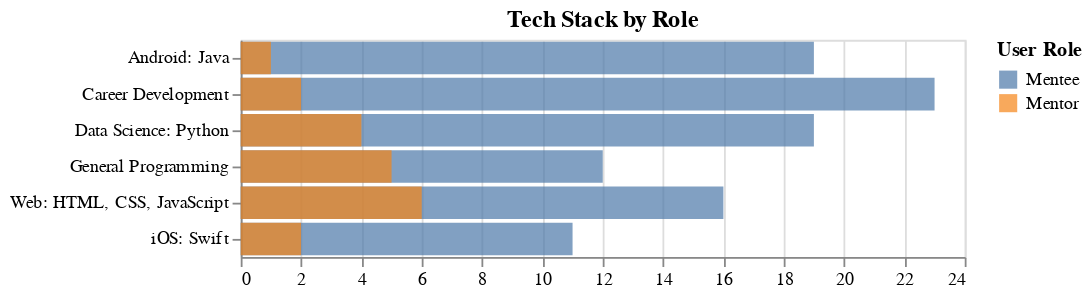

The notebook cell saved with this chart:
### Code cell
tech_stack_by_role(df)

### Figure 1 — Vega-Lite specification as saved in the notebook (floating-point values rounded to 4 significant figures)
{"config": {"view": {"continuousWidth": 400, "continuousHeight": 300}}, "data": {"name": "data-0b7b05a16d8776ed2d4fef90daa18653"}, "mark": {"type": "bar", "opacity": 0.7}, "encoding": {"color": {"field": "user_role", "title": "User Role", "type": "nominal"}, "x": {"aggregate": "count", "stack": null, "title": "", "type": "quantitative"}, "y": {"field": "tech_stack", "title": "", "type": "nominal"}}, "title": "Tech Stack by Role", "$schema": "https://vega.github.io/schema/vega-lite/v4.17.0.json", "datasets": {"data-0b7b05a16d8776ed2d4fef90daa18653": [{"tech_stack": "Web: HTML, CSS, JavaScript", "name": "Coraline Smith", "user_role": "Mentee"}, {"tech_stack": "iOS: Swift", "name": "Ali Turner", "user_role": "Mentee"}, {"tech_stack": "Web: HTML, CSS, JavaScript", "name": "Calliope Gutierrez", "user_role": "Mentee"}, {"tech_stack": "Career Development", "name": "Adelyn Cooper", "user_role": "Mentee"}, {"tech_stack": "Career Development", "name": "Juniper Gonzales", "user_role": "Mentee"}, {"tech_stack": "Android: Java", "name": "Rhea Davis", "user_role": "Mentee"}, {"tech_stack": "General Programming", "name": "Lorelai Rogers", "user_role": "Mentee"}, {"tech_stack": "Career Development", "name": "Phoenix Hernandez", "user_role": "Mentee"}, {"tech_stack": "Career Development", "name": "Alberto Watson", "user_role": "Mentee"}, {"tech_stack": "Web: HTML, CSS, JavaScript", "name": "Hector Anderson", "user_role": "Mentee"}, {"tech_stack": "Data Science: Python", "name": "Brynn Gutierrez", "user_role": "Mentee"}, {"tech_stack": "Android: Java", "name": "Emilia Myers", "user_role": "Mentee"}, {"tech_stack": "Career Development", "name": "Adam Cook", "user_role": "Mentee"}, {"tech_stack": "Data Science: Python", "name": "Freyja Wood", "user_role": "Mentee"}, {"tech_stack": "General Programming", "name": "Briar Evans", "user_role": "Mentee"}, {"tech_stack": "Web: HTML, CSS, JavaScript", "name": "Catalina Moore", "user_role": "Mentee"}, {"tech_stack": "iOS: Swift", "name": "Brennan Walker", "user_role": "Mentee"}, {"tech_stack": "Web: HTML, CSS, JavaScript", "name": "Ariyah Scott", "user_role": "Mentee"}, {"tech_stack": "Web: HTML, CSS, JavaScript", "name": "Bellamy Moore", "user_role": "Mentee"}, {"tech_stack": "Web: HTML, CSS, JavaScript", "name": "Dallas Sanders", "user_role": "Mentee"}, {"tech_stack": "Data Science: Python", "name": "Skyler Lopez", "user_role": "Mentee"}, {"tech_stack": "Android: Java", "name": "Milana Murphy", "user_role": "Mentee"}, {"tech_stack": "Data Science: Python", "name": "Wyatt Hughes", "user_role": "Mentee"}, {"tech_stack": "Web: HTML, CSS, JavaScript", "name": "Sarai Myers", "user_role": "Mentee"}, {"tech_stack": "Web: HTML, CSS, JavaScript", "name": "Sabrina Long", "user_role": "Mentee"}, {"tech_stack": "Career Development", "name": "Ella Scott", "user_role": "Mentee"}, {"tech_stack": "iOS: Swift", "name": "Princeton Hughes", "user_role": "Mentee"}, {"tech_stack": "Data Science: Python", "name": "Kadence Mitchell", "user_role": "Mentee"}, {"tech_stack": "Career Development", "name": "Clarissa White", "user_role": "Mentee"}, {"tech_stack": "General Programming", "name": "Adele Kelly", "user_role": "Mentee"}, {"tech_stack": "Android: Java", "name": "Penelope Rodriguez", "user_role": "Mentee"}, {"tech_stack": "iOS: Swift", "name": "Alondra Williams", "user_role": "Mentee"}, {"tech_stack": "General Programming", "name": "Jaxxon Young", "user_role": "Mentee"}, {"tech_stack": "Web: HTML, CSS, JavaScript", "name": "Devon Reyes", "user_role": "Mentee"}, {"tech_stack": "Career Development", "name": "Adler Rivera", "user_role": "Mentee"}, {"tech_stack": "Data Science: Python", "name": "Darius Ross", "user_role": "Mentee"}, {"tech_stack": "iOS: Swift", "name": "Addilyn Sanders", "user_role": "Mentee"}, {"tech_stack": "Web: HTML, CSS, JavaScript", "name": "Khari Jimenez", "user_role": "Mentee"}, {"tech_stack": "Career Development", "name": "Karen Harris", "user_role": "Mentee"}, {"tech_stack": "Career Development", "name": "Cedric Watson", "user_role": "Mentee"}, {"tech_stack": "Android: Java", "name": "Calvin Ortiz", "user_role": "Mentee"}, {"tech_stack": "Data Science: Python", "name": "Clementine White", "user_role": "Mentee"}, {"tech_stack": "Career Development", "name": "Johanna Nguyen", "user_role": "Mentee"}, {"tech_stack": "Career Development", "name": "Roger Wright", "user_role": "Mentee"}, {"tech_stack": "Android: Java", "name": "Macy Morris", "user_role": "Mentee"}, {"tech_stack": "Data Science: Python", "name": "Alejandra Hill", "user_role": "Mentee"}, {"tech_stack": "Data Science: Python", "name": "Wesson Flores", "user_role": "Mentee"}, {"tech_stack": "Data Science: Python", "name": "Chanel Howard", "user_role": "Mentee"}, {"tech_stack": "Android: Java", "name": "Cataleya Rogers", "user_role": "Mentee"}, {"tech_stack": "Android: Java", "name": "Marshall Lopez", "user_role": "Mentee"}, {"tech_stack": "Data Science: Python", "name": "Melissa Cooper", "user_role": "Mentee"}, {"tech_stack": "Data Science: Python", "name": "Kayson Castillo", "user_role": "Mentee"}, {"tech_stack": "Data Science: Python", "name": "Lennox Jackson", "user_role": "Mentee"}, {"tech_stack": "Android: Java", "name": "Roger Flores", "user_role": "Mentee"}, {"tech_stack": "Data Science: Python", "name": "Forrest Martin", "user_role": "Mentee"}, {"tech_stack": "Android: Java", "name": "Cesar Adams", "user_role": "Mentee"}, {"tech_stack": "Data Science: Python", "name": "Alaya Howard", "user_role": "Mentee"}, {"tech_stack": "Web: HTML, CSS, JavaScript", "name": "Marlowe Sanders", "user_role": "Mentee"}, {"tech_stack": "General Programming", "name": "Hudson Taylor", "user_role": "Mentee"}, {"tech_stack": "Career Development", "name": "Marilyn Brown", "user_role": "Mentee"}, {"tech_stack": "Android: Java", "name": "Zahra Hill", "user_role": "Mentee"}, {"tech_stack": "Career Development", "name": "Alisson Hernandez", "user_role": "Mentee"}, {"tech_stack": "Android: Java", "name": "Jaxon Taylor", "user_role": "Mentee"}, {"tech_stack": "Web: HTML, CSS, JavaScript", "name": "Westley Jackson", "user_role": "Mentee"}, {"tech_stack": "Android: Java", "name": "Emmie Rodriguez", "user_role": "Mentee"}, {"tech_stack": "General Programming", "name": "Laila Morgan", "user_role": "Mentee"}, {"tech_stack": "Career Development", "name": "Moshe Ruiz", "user_role": "Mentee"}, {"tech_stack": "General Programming", "name": "Christian Patel", "user_role": "Mentee"}, {"tech_stack": "Career Development", "name": "Simon Parker", "user_role": "Mentee"}, {"tech_stack": "Android: Java", "name": "Lawson Ramos", "user_role": "Mentee"}, {"tech_stack": "Web: HTML, CSS, JavaScript", "name": "Mariana Ward", "user_role": "Mentee"}, {"tech_stack": "iOS: Swift", "name": "Orion Collins", "user_role": "Mentee"}, {"tech_stack": "Web: HTML, CSS, JavaScript", "name": "Legacy Adams", "user_role": "Mentee"}, {"tech_stack": "Career Development", "name": "Bishop Ruiz", "user_role": "Mentee"}, {"tech_stack": "iOS: Swift", "name": "Lillie Rodriguez", "user_role": "Mentee"}, {"tech_stack": "General Programming", "name": "Rocco Parker", "user_role": "Mentee"}, {"tech_stack": "General Programming", "name": "Julieta Lewis", "user_role": "Mentee"}, {"tech_stack": "Career Development", "name": "Uriel Parker", "user_role": "Mentee"}, {"tech_stack": "General Programming", "name": "Holly Gray", "user_role": "Mentee"}, {"tech_stack": "Data Science: Python", "name": "Charlee Hernandez", "user_role": "Mentee"}, {"tech_stack": "Career Development", "name": "Nancy Anderson", "user_role": "Mentee"}, {"tech_stack": "Web: HTML, CSS, JavaScript", "name": "Stanley Martin", "user_role": "Mentee"}, {"tech_stack": "Career Development", "name": "Laurel Lee", "user_role": "Mentee"}, {"tech_stack": "General Programming", "name": "Fletcher Ortiz", "user_role": "Mentee"}, {"tech_stack": "Android: Java", "name": "Aziel Anderson", "user_role": "Mentee"}, {"tech_stack": "iOS: Swift", "name": "Paxton Jackson", "user_role": "Mentee"}, {"tech_stack": "Career Development", "name": "Genesis Torres", "user_role": "Mentee"}, {"tech_stack": "Android: Java", "name": "Jakob Reed", "user_role": "Mentee"}, {"tech_stack": "iOS: Swift", "name": "Maryam Stewart", "user_role": "Mentee"}, {"tech_stack": "Career Development", "name": "Harlow Johnson", "user_role": "Mentee"}, {"tech_stack": "iOS: Swift", "name": "Leandro Campbell", "user_role": "Mentee"}, {"tech_stack": "Career Development", "name": "Nyomi Jimenez", "user_role": "Mentee"}, {"tech_stack": "Android: Java", "name": "Kaison Jones", "user_role": "Mentee"}, {"tech_stack": "Data Science: Python", "name": "Dahlia Watson", "user_role": "Mentee"}, {"tech_stack": "General Programming", "name": "Aitana Parker", "user_role": "Mentee"}, {"tech_stack": "Android: Java", "name": "Leslie Cruz", "user_role": "Mentee"}, {"tech_stack": "iOS: Swift", "name": "Zoie Robinson", "user_role": "Mentee"}, {"tech_stack": "Android: Java", "name": "Chanel Turner", "user_role": "Mentee"}, {"tech_stack": "Data Science: Python", "name": "Andrea Martinez", "user_role": "Mentee"}, {"tech_stack": "Data Science: Python", "name": "Krew Martinez", "user_role": "Mentee"}, {"tech_stack": "Career Development", "name": "Alejandra Wood", "user_role": "Mentor"}, {"tech_stack": "General Programming", "name": "Cason Gutierrez", "user_role": "Mentor"}, {"tech_stack": "Android: Java", "name": "Mavis Castillo", "user_role": "Mentor"}, {"tech_stack": "Data Science: Python", "name": "Amos Davis", "user_role": "Mentor"}, {"tech_stack": "Web: HTML, CSS, JavaScript", "name": "Madison Davis", "user_role": "Mentor"}, {"tech_stack": "Web: HTML, CSS, JavaScript", "name": "Asher Gonzales", "user_role": "Mentor"}, {"tech_stack": "Web: HTML, CSS, JavaScript", "name": "Evan Phillips", "user_role": "Mentor"}, {"tech_stack": "Data Science: Python", "name": "Miles Morris", "user_role": "Mentor"}, {"tech_stack": "General Programming", "name": "Kane Cruz", "user_role": "Mentor"}, {"tech_stack": "Data Science: Python", "name": "Stetson Bennet", "user_role": "Mentor"}, {"tech_stack": "Career Development", "name": "Eloise Murphy", "user_role": "Mentor"}, {"tech_stack": "General Programming", "name": "Daleyza Torres", "user_role": "Mentor"}, {"tech_stack": "Web: HTML, CSS, JavaScript", "name": "Kyler Morgan", "user_role": "Mentor"}, {"tech_stack": "General Programming", "name": "Kylie Miller", "user_role": "Mentor"}, {"tech_stack": "iOS: Swift", "name": "Danna Hernandez", "user_role": "Mentor"}, {"tech_stack": "Web: HTML, CSS, JavaScript", "name": "Sunny Flores", "user_role": "Mentor"}, {"tech_stack": "Data Science: Python", "name": "Liv Alvarez", "user_role": "Mentor"}, {"tech_stack": "General Programming", "name": "Matias Parker", "user_role": "Mentor"}, {"tech_stack": "Web: HTML, CSS, JavaScript", "name": "Kaydence Morales", "user_role": "Mentor"}, {"tech_stack": "iOS: Swift", "name": "Emani Taylor", "user_role": "Mentor"}]}}
